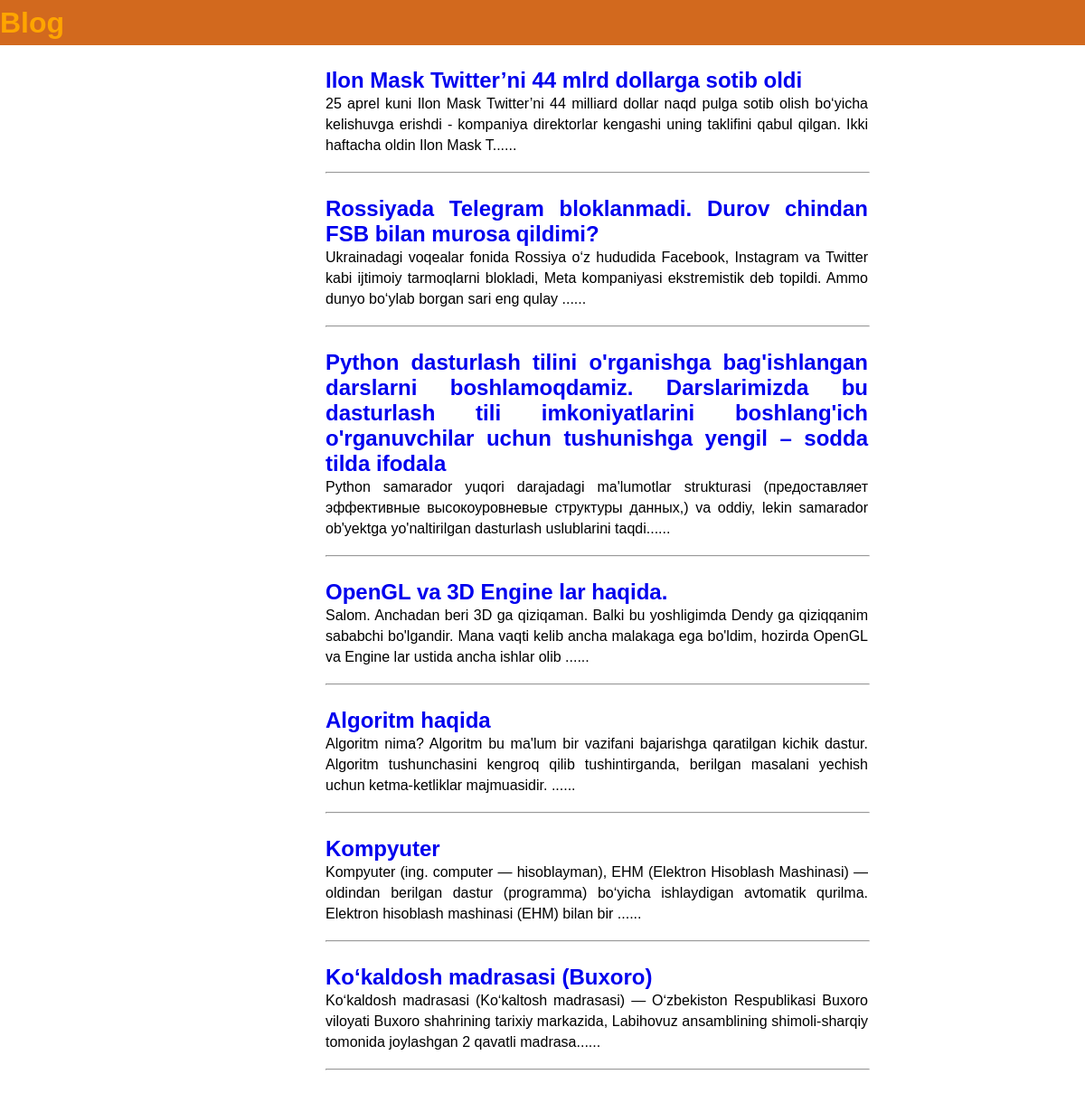
The page / on the database its author committed.
### blog/models.py (models this page shows, shortened)
class Post(models.Model):
    title = models.CharField(max_length=200)
    author = models.ForeignKey('auth.User', on_delete=models.CASCADE)
    body = models.TextField()

### blog/views.py (the view)
# urls.py: path('', BlogListView.as_view(), name='home'),
class BlogListView(ListView):
    model = Post
    template_name = 'home.html'

### templates/home.html
{% extends 'base.html' %}
{% block content %}
    {% for post in object_list %}
        <div class="center">
        <div class="content">
            <h2><a href="{% url 'post_detail' post.pk %}">{{ post.title }}</a></h2>
            <p>{{ post.body | slice:":200"}}......</p> <br>
            <hr width="600px">
        </div>
        </div>
    {% endfor %}
{% endblock content %}

### templates/base.html (shortened to what this page needs)
{% load static %}
<!DOCTYPE html>
<html lang="en">
<head>
    <link rel="stylesheet" href="{% static '/css/base.css' %}">
</head>
<body>
<header>
  <h1><a href="{% url 'home' %}">Blog</a></h1>
</header>
<div>
    {% block content %}
    {% endblock content %}
</div>
</body>
</html>

### static/css/base.css (style rules this page uses)
* { padding: 0; margin: 0; font-family: sans-serif; text-decoration: none; }
header { background-color: chocolate; line-height: 50px; }
header h1 a { color:orange; text-decoration:none; }
.content p { line-height: 23px; }
.content { margin: 25px 0; text-align: justify; width: 600px; }
.center { display: block; margin: 0 30%; }

### rows shown on the page
Post: title "Ilon Mask Twitter’ni 44 mlrd dollarga sotib oldi", body "25 aprel kuni Ilon Mask Twitter’ni 44 milliard dollar naqd pulga sotib olish bo‘yicha kelishuvga erishdi - kompaniya direktorlar kengashi uning taklifini qabul qilgan. Ikki haftacha oldin Ilon Mask T"
Post: title "Rossiyada Telegram bloklanmadi. Durov chindan FSB bilan murosa qildimi?", body "Ukrainadagi voqealar fonida Rossiya o‘z hududida Facebook, Instagram va Twitter kabi ijtimoiy tarmoqlarni blokladi, Meta kompaniyasi ekstremistik deb topildi. Ammo dunyo bo‘ylab borgan sari eng qulay"
Post: title "Python dasturlash tilini o'rganishga bag'ishlangan darslarni boshlamoqdamiz. Darslarimizda bu dasturlash tili imkoniyatlarini boshlang'ich o'rganuvchilar uchun tushunishga yengil – sodda tilda ifodala", body "Python samarador yuqori darajadagi ma'lumotlar strukturasi (предоставляет эффективные высокоуровневые структуры данных,) va oddiy, lekin samarador ob'yektga yo'naltirilgan dasturlash uslublarini taqdi"
Post: title "OpenGL va 3D Engine lar haqida.", body "Salom. Anchadan beri 3D ga qiziqaman. Balki bu yoshligimda Dendy ga qiziqqanim sababchi bo'lgandir. Mana vaqti kelib ancha malakaga ega bo'ldim, hozirda OpenGL va Engine lar ustida ancha ishlar olib"
Post: title "Algoritm haqida", body "Algoritm nima? Algoritm bu ma'lum bir vazifani bajarishga qaratilgan kichik dastur. Algoritm tushunchasini kengroq qilib tushintirganda, berilgan masalani yechish uchun ketma-ketliklar majmuasidir."
Post: title "Kompyuter", body "Kompyuter (ing. computer — hisoblayman), EHM (Elektron Hisoblash Mashinasi) — oldindan berilgan dastur (programma) boʻyicha ishlaydigan avtomatik qurilma. Elektron hisoblash mashinasi (EHM) bilan bir"
Post: title "Koʻkaldosh madrasasi (Buxoro)", body "Koʻkaldosh madrasasi (Koʻkaltosh madrasasi) — Oʻzbekiston Respublikasi Buxoro viloyati Buxoro shahrining tarixiy markazida, Labihovuz ansamblining shimoli-sharqiy tomonida joylashgan 2 qavatli madrasa"
